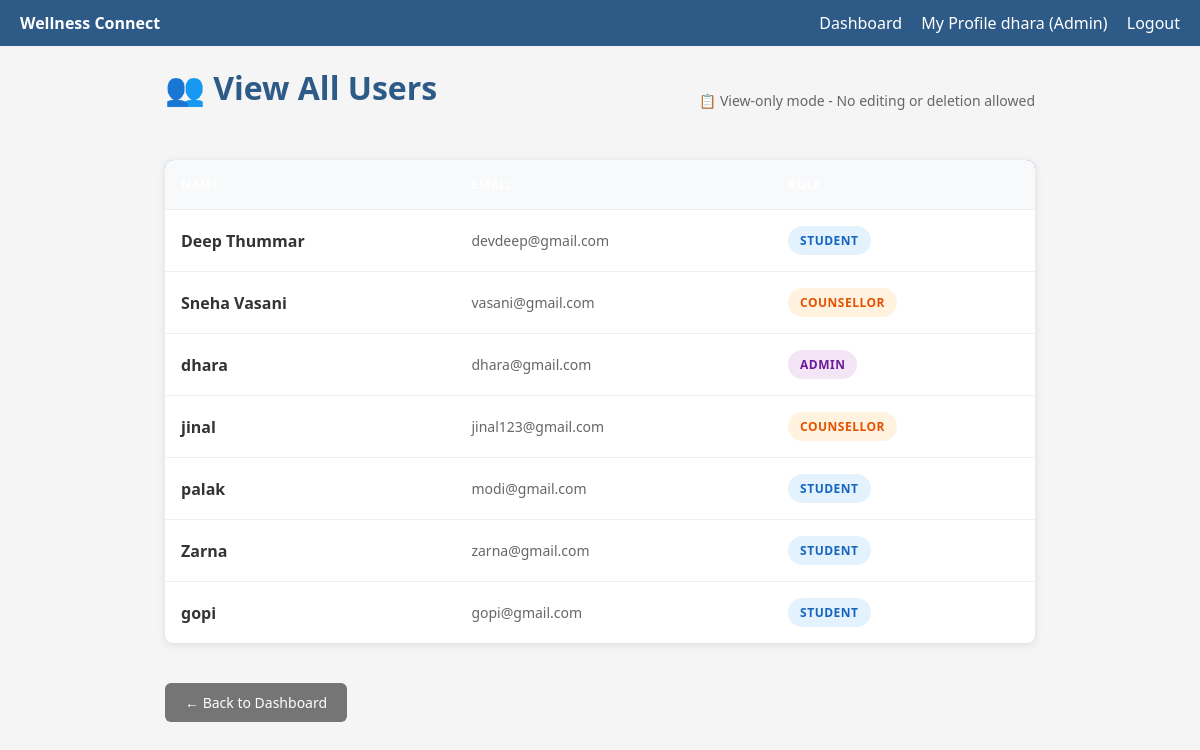
/admin_panel/manage-users/ (signed in), run on the app's committed database.
### accounts/models.py (models this page shows, shortened)
class User(AbstractBaseUser, PermissionsMixin):
    email = models.EmailField(unique=True)
    name = models.CharField(max_length=255)
    role = models.CharField(max_length=20, choices=ROLES)
    anonymous_flag = models.BooleanField(default=False)
    date_joined = models.DateTimeField(auto_now_add=True)
    risk_score = models.IntegerField(default=0)
    current_stress_level = models.CharField(max_length=10, default='Low')
    is_flagged_high = models.BooleanField(default=False)
    is_active = models.BooleanField(default=True)
    is_staff = models.BooleanField(default=False)
    objects = UserManager()
    USERNAME_FIELD = 'email'
    REQUIRED_FIELDS = ['name', 'role']

### admin_panel/views.py (the view)
# urls.py: path('manage-users/', views.manage_users, name='manage_users'),
@login_required
def manage_users(request):
    if getattr(request.user, 'role', None) != 'Admin':
        messages.warning(request, 'Access denied.')
        return redirect('accounts:login')
    users = User.objects.all().order_by('-date_joined')
    return render(request, 'admin_panel/manage_users.html', {
        'users': users,
    })

### admin_panel/templates/admin_panel/manage_users.html (shortened to what this page needs)
{% extends 'base.html' %}
{% block content %}
<div class="manage-users-container">
    <div class="page-header">
        <h1>👥 View All Users</h1>
        <p style="color: #666; margin: 5px 0 0 0; font-size: 14px;">📋 View-only mode - No editing or deletion allowed</p>
    </div>
    <div class="card" style="padding: 0; overflow: hidden;">
        <table class="users-table">
            <thead>
                <tr>
                    <th>Name</th>
                    <th>Email</th>
                    <th>Role</th>
                </tr>
            </thead>
            <tbody>
                {% for user in users %}
                <tr>
                    <td>
                        <div class="user-name">{{ user.name }}</div>
                    </td>
                    <td>
                        <div class="user-email">{{ user.email }}</div>
                    </td>
                    <td>
                        <span class="role-badge
                            {% if user.role == 'Student' %}role-student
                            {% elif user.role == 'Counsellor' %}role-counsellor
                            {% elif user.role == 'Admin' %}role-admin
                            {% endif %}">
                            {{ user.role }}
                        </span>
                    </td>
                </tr>
                {% empty %}
                <tr>
                    <td colspan="3" style="padding: 40px; text-align: center; color: #999;">
                        No users found.
                    </td>
                </tr>
                {% endfor %}
            </tbody>
        </table>
    </div>
    <a href="{% url 'admin_panel:admin_dashboard' %}" class="btn-back">← Back to Dashboard</a>
</div>
{% endblock %}

### templates/base.html (shortened to what this page needs)
<!DOCTYPE html>
<html lang="en">
<head>
</head>
<body>
    <nav class="navbar">
        <span><strong>Wellness Connect</strong></span>
        <div>
            {% if user.is_authenticated %}
                <a href="{% url 'accounts:role_redirect' %}">Dashboard</a>
                <a href="{% url 'accounts:profile' %}">My Profile</a>
                <span>{{ user.name }} ({{ user.role }})</span>
                <a href="{% url 'accounts:logout' %}">Logout</a>
            {% else %}
                <a href="{% url 'accounts:login' %}">Login</a>
                <a href="{% url 'accounts:register' %}">Register</a>
            {% endif %}
        </div>
    </nav>
    <div class="container">
        {% block content %}{% endblock %}
    </div>
</body>
</html>

### templates/base.html (style rules this page uses)
* { box-sizing: border-box; }
body { font-family: Segoe UI, sans-serif; margin: 0; padding: 0; background: #f5f5f5; }
.navbar { background: #2d5a87; color: white; padding: 12px 20px; display: flex; justify-content: space-between; align-items: center; }
.navbar a { color: white; text-decoration: none; margin-left: 15px; }
.container { max-width: 900px; margin: 20px auto; padding: 0 15px; }
.card { background: white; border-radius: 8px; box-shadow: 0 2px 8px rgba(0,0,0,0.1); padding: 24px; margin-bottom: 20px; }
h1 { color: #2d5a87; margin-top: 0; }
table { width: 100%; border-collapse: collapse; }
th, td { padding: 10px; text-align: left; border-bottom: 1px solid #eee; }
th { background: #f8f9fa; }

### admin_panel/templates/admin_panel/manage_users.html (style rules this page uses)
.manage-users-container { max-width: 1200px; margin: 0 auto; }
.page-header { display: flex; justify-content: space-between; align-items: center; margin-bottom: 30px; }
.users-table { width: 100%; border-collapse: collapse; background: white; border-radius: 8px; overflow: hidden; box-shadow: 0 2px 8px rgba(0,0,0,0.1); }
.users-table thead { background: linear-gradient(135deg, #667eea 0%, #764ba2 100%); color: white; }
.users-table th { padding: 16px; text-align: left; font-weight: 600; text-transform: uppercase; font-size: 12px; letter-spacing: 0.5px; }
.users-table td { padding: 16px; border-bottom: 1px solid #f0f0f0; }
.users-table tbody tr:last-child td { border-bottom: none; }
.role-badge { display: inline-block; padding: 6px 12px; border-radius: 20px; font-size: 12px; font-weight: 600; text-transform: uppercase; letter-spacing: 0.5px; }
.role-student { background-color: #e3f2fd; color: #1565c0; }
.role-counsellor { background-color: #fff3e0; color: #e65100; }
.role-admin { background-color: #f3e5f5; color: #6a1b9a; }
.btn-back { background-color: #757575; color: white; padding: 10px 20px; border-radius: 6px; text-decoration: none; font-size: 14px; display: inline-block; margin-top: 20px; }
.user-name { font-weight: 600; color: #333; }
.user-email { color: #666; font-size: 14px; }

### data on the page
User: name "dhara", role "Admin", email "dhara@gmail.com", role "ADMIN"
User: name "Deep Thummar", email "devdeep@gmail.com", role "STUDENT"
User: name "Sneha Vasani", email "vasani@gmail.com", role "COUNSELLOR"
User: name "jinal", email "jinal123@gmail.com", role "COUNSELLOR"
User: name "palak", email "modi@gmail.com", role "STUDENT"
User: name "Zarna", email "zarna@gmail.com", role "STUDENT"
User: name "gopi", email "gopi@gmail.com", role "STUDENT"
